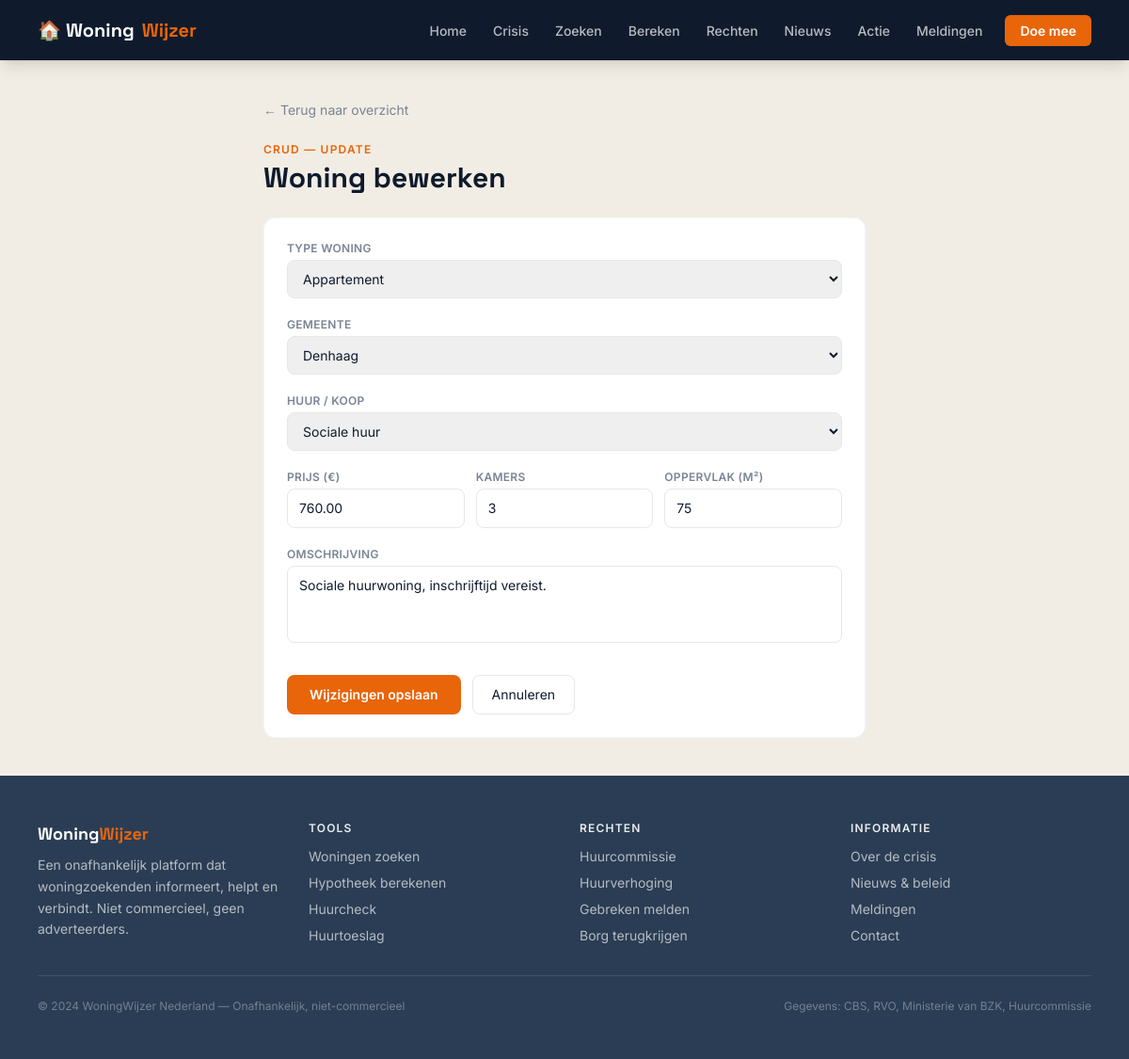
/woningwijzer/pages/woning-bewerken.php?id=4, run on the app's committed database.
### tables this page shows
CREATE TABLE IF NOT EXISTS woningen (
    id INT AUTO_INCREMENT PRIMARY KEY,
    type VARCHAR(50) NOT NULL,
    stad VARCHAR(50) NOT NULL,
    categorie VARCHAR(20) NOT NULL,
    prijs DECIMAL(10,2) NOT NULL,
    kamers INT NOT NULL,
    oppervlak INT NOT NULL,
    omschrijving TEXT,
    lat DECIMAL(10,7),
    lng DECIMAL(10,7),
    aangemaakt_op DATETIME DEFAULT CURRENT_TIMESTAMP
);

### woningwijzer/pages/woning-bewerken.php (the view, shortened to what this page needs)
<?php
require_once __DIR__ . '/../includes/header.php';
$id = isset($_GET['id']) ? (int) $_GET['id'] : 0;
$db = getDb();
$stmt = $db->prepare("SELECT * FROM woningen WHERE id = :id");
$stmt->execute([':id' => $id]);
$woning = $stmt->fetch();
?>
<div class="max-w-2xl mx-auto px-4 py-10">
    <a href="zoeken.php" class="text-sm text-gedempt hover:text-ink mb-6 inline-flex items-center gap-1">
        ← Terug naar overzicht
    </a>
    <?php if (!$woning): ?>
        <div class="text-center py-16">
            <div class="text-5xl mb-4">🏚️</div>
            <h1 class="font-display text-2xl font-bold mb-2">Woning niet gevonden</h1>
            <p class="text-gedempt mb-4">Deze woning bestaat niet of is verwijderd.</p>
            <a href="zoeken.php" class="bg-oranje hover:bg-orange-700 text-white px-5 py-2.5 rounded-lg text-sm font-semibold transition-colors inline-block">
                ← Terug naar zoeken
            </a>
        </div>
    <?php else: ?>
        <p class="text-xs font-semibold uppercase tracking-widest text-oranje mb-1">CRUD — Update</p>
        <h1 class="font-display text-3xl font-bold mb-6">Woning bewerken</h1>
        <form method="POST" action="woning-bewerken.php?id=<?= $id ?>"
              class="bg-white rounded-xl border border-gray-100 p-6 space-y-5">
            <div>
                <label class="block text-xs font-semibold uppercase tracking-wide text-gedempt mb-1">Type woning</label>
                <select name="type" class="w-full border border-gray-200 rounded-lg px-3 py-2.5 text-sm text-ink" required>
                    <option value="appartement" <?= ($_POST['type'] ?? $woning['type']) === 'appartement' ? 'selected' : '' ?>>Appartement</option>
                </select>
            </div>
            <div>
                <label class="block text-xs font-semibold uppercase tracking-wide text-gedempt mb-1">Gemeente</label>
                <select name="stad" class="w-full border border-gray-200 rounded-lg px-3 py-2.5 text-sm text-ink" required>
                    <?php foreach (['amsterdam', 'rotterdam', 'utrecht', 'denhaag', 'eindhoven', 'groningen'] as $s): ?>
                        <option value="<?= $s ?>" <?= ($_POST['stad'] ?? $woning['stad']) === $s ? 'selected' : '' ?>><?= ucfirst($s) ?></option>
                    <?php endforeach; ?>
                </select>
            </div>
            <div>
                <label class="block text-xs font-semibold uppercase tracking-wide text-gedempt mb-1">Huur / Koop</label>
                <select name="categorie" class="w-full border border-gray-200 rounded-lg px-3 py-2.5 text-sm text-ink" required>
                    <option value="sociaal" <?= ($_POST['categorie'] ?? $woning['categorie']) === 'sociaal' ? 'selected' : '' ?>>Sociale huur</option>
                </select>
            </div>
            <div class="grid grid-cols-2 sm:grid-cols-3 gap-3">
                <div>
                    <label class="block text-xs font-semibold uppercase tracking-wide text-gedempt mb-1">Prijs (€)</label>
                    <input type="number" name="prijs" min="1"
                           value="<?= htmlspecialchars($_POST['prijs'] ?? $woning['prijs']) ?>"
                           class="w-full border border-gray-200 rounded-lg px-3 py-2.5 text-sm text-ink" required>
                </div>
                <div>
                    <label class="block text-xs font-semibold uppercase tracking-wide text-gedempt mb-1">Kamers</label>
                    <input type="number" name="kamers" min="1" max="20"
                           value="<?= htmlspecialchars($_POST['kamers'] ?? $woning['kamers']) ?>"
                           class="w-full border border-gray-200 rounded-lg px-3 py-2.5 text-sm text-ink" required>
                </div>
                <div>
                    <label class="block text-xs font-semibold uppercase tracking-wide text-gedempt mb-1">Oppervlak (m²)</label>
                    <input type="number" name="oppervlak" min="1"
                           value="<?= htmlspecialchars($_POST['oppervlak'] ?? $woning['oppervlak']) ?>"
                           class="w-full border border-gray-200 rounded-lg px-3 py-2.5 text-sm text-ink" required>
                </div>
            </div>
            <div>
                <label class="block text-xs font-semibold uppercase tracking-wide text-gedempt mb-1">Omschrijving</label>
                <textarea name="omschrijving" rows="3" placeholder="Korte beschrijving van de woning..."
                          class="w-full border border-gray-200 rounded-lg px-3 py-2.5 text-sm text-ink resize-none"
                          required><?= htmlspecialchars($_POST['omschrijving'] ?? $woning['omschrijving']) ?></textarea>
            </div>
            <div class="flex flex-col sm:flex-row gap-3 pt-2">
                <button type="submit" class="bg-oranje hover:bg-orange-700 text-white px-6 py-2.5 rounded-lg text-sm font-semibold transition-colors">
                    Wijzigingen opslaan
                </button>
                <a href="zoeken.php" class="border border-gray-200 hover:bg-gray-50 text-ink px-5 py-2.5 rounded-lg text-sm transition-colors text-center">Annuleren</a>
            </div>
        </form>
    <?php endif; ?>
</div>
<?php require_once __DIR__ . '/../includes/footer.php'; ?>

### data on the page
woningen: type "Appartement", stad "Denhaag", categorie "Sociale huur", prijs "760.00", kamers "3", oppervlak "75", omschrijving "Sociale huurwoning, inschrijftijd vereist."

### other printed values
$item['label'] "Home"
$item['label'] "Crisis"
$item['label'] "Zoeken"
$item['label'] "Bereken"
$item['label'] "Rechten"
$item['label'] "Nieuws"
$item['label'] "Actie"
$item['label'] "Meldingen"
